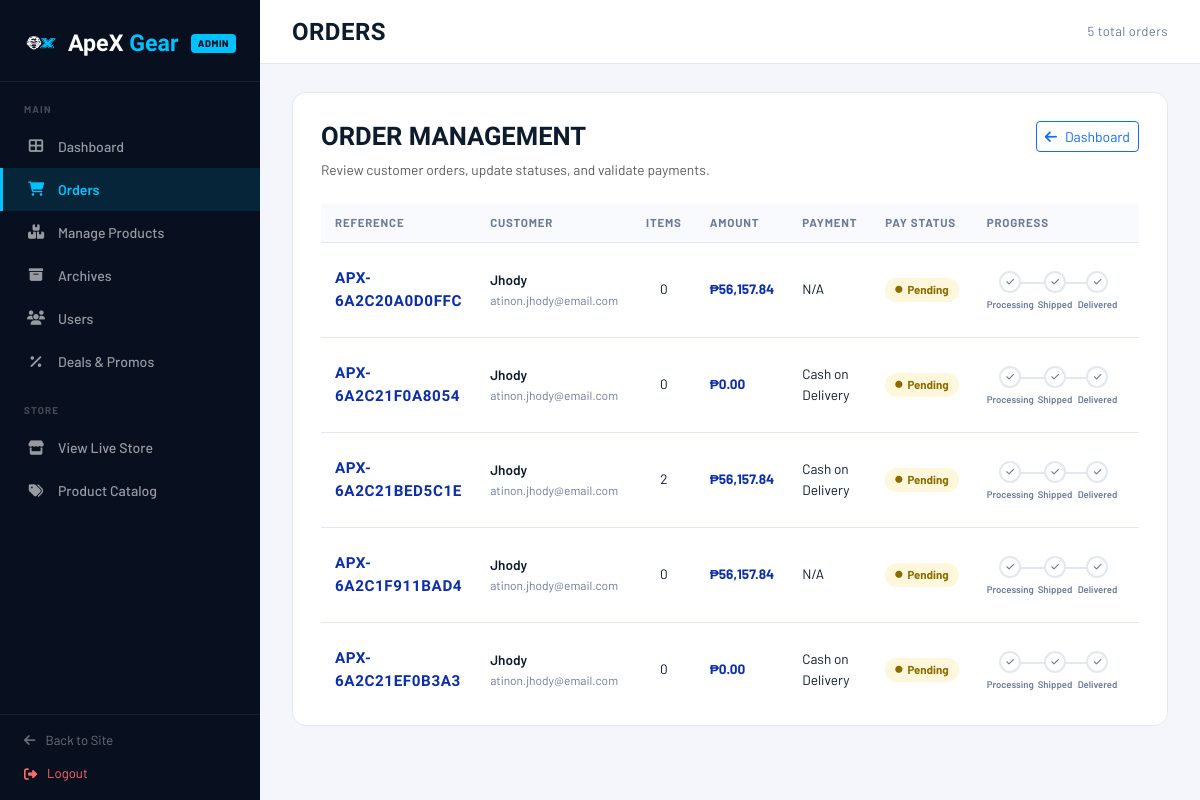
Screenshot of /admin/manage_orders.php (signed in) with the database file from the repository.
### tables this page shows
CREATE TABLE `orders_tbl` (
  `order_id` int(11) NOT NULL,
  `user_id` int(11) DEFAULT NULL,
  `order_ref_code` varchar(50) NOT NULL,
  `coupon_id` int(11) DEFAULT NULL,
  `subtotal` decimal(10,2) NOT NULL,
  `tax` decimal(10,2) NOT NULL,
  `shipping_fee` decimal(10,2) NOT NULL,
  `total_amount` decimal(10,2) NOT NULL,
  `order_status` varchar(50) NOT NULL DEFAULT 'Pending',
  `created_at` datetime NOT NULL DEFAULT current_timestamp()
);

CREATE TABLE `users_tbl` (
  `user_id` int(11) NOT NULL,
  `first_name` varchar(50) NOT NULL,
  `last_name` varchar(50) NOT NULL,
  `m_name` varchar(50) DEFAULT NULL,
  `gender` varchar(20) DEFAULT NULL,
  `username` varchar(50) NOT NULL,
  `email` varchar(100) NOT NULL,
  `password` varchar(255) NOT NULL,
  `otp_code` int(6) DEFAULT NULL
);

### database/db_connect.php (called while the page is built, shortened)
<?php
class Database
{
    private $host = 'localhost';
    private $username = 'root';
    private $password = '';
    private $dbname = 'apexgear_db';
    public $conn;
    private function connect()
    {
        $this->conn = new mysqli($this->host, $this->username, $this->password, $this->dbname);
        $this->conn->set_charset("utf8mb4");
        $this->conn->query("SET time_zone = '+08:00'");
    }
    public function getConnection()
    {
        return $this->conn;
    }
}

### classes/Inventory.php (called while the page is built, shortened)
<?php
require_once __DIR__ . '/../database/db_connect.php';
class Inventory
{
    private $conn;
    public function __construct()
    {
        $db = new Database();
        $this->conn = $db->getConnection();
    }
    public function getAllOrders() {
        $query = "
            SELECT o.*, o.order_ref_code AS reference_number,
                   u.first_name, u.last_name, u.email, u.username,
                   CONCAT_WS(' ', u.first_name, u.last_name) AS customer_name,
                   sa.phone_number, sa.street_address, sa.city, sa.zip_code,
                   p.method AS payment_method,
                   p.status AS payment_status,
                   p.qr_screenshot_path AS payment_screenshot,
                   p.transaction_id,
                   (SELECT SUM(quantity) FROM order_items_tbl WHERE order_id = o.order_id) as items_count
            FROM orders_tbl o
            LEFT JOIN users_tbl u ON o.user_id = u.user_id
            LEFT JOIN shipping_address_tbl sa ON sa.order_ref_code = o.order_ref_code
            LEFT JOIN payments_tbl p ON o.order_id = p.order_id
            ORDER BY o.created_at DESC
        ";
        $result = $this->conn->query($query);
        $orders = [];
        if ($result) {
            while ($row = $result->fetch_assoc()) {
                $orderId = $row['order_id'];
                $itemQuery = "
                    SELECT oi.product_id, oi.quantity AS qty, oi.price_at_checkout AS price,
                           (oi.quantity * oi.price_at_checkout) AS line_total,
                           p.name, b.brand_name AS brand, c.category_name AS category,
                           (SELECT image_path FROM product_images_tbl WHERE product_id = p.product_id LIMIT 1) AS image
                    FROM order_items_tbl oi
                    LEFT JOIN products_tbl p ON oi.product_id = p.product_id
                    LEFT JOIN brand_tbl b ON p.brand_id = b.brand_id
                    LEFT JOIN category_tbl c ON p.category_id = c.category_id
                    WHERE oi.order_id = ?
                ";
                $stmt = $this->conn->prepare($itemQuery);
                if ($stmt) {
                    $stmt->bind_param("i", $orderId);
                    $stmt->execute();
                    $itemRes = $stmt->get_result();
                    $items = [];
                    while($itemRow = $itemRes->fetch_assoc()) {
                        $items[] = $itemRow;
                    }
                    $row['items'] = $items;
                } else {
                    $row['items'] = [];
                }
                $orders[] = $row;
            }
        }
        return $orders;
    }
}

### admin/manage_orders.php (the view, shortened to what this page needs)
<?php
require_once __DIR__ . '/../classes/Inventory.php';
require_once __DIR__ . '/../database/db_connect.php';
$inv    = new Inventory();
$orders = $inv->getAllOrders();
?>
<!DOCTYPE html>
<html lang="en">
<head>
    <link href="https://cdn.jsdelivr.net/npm/bootstrap@5.3.3/dist/css/bootstrap.min.css" rel="stylesheet">
    <link href="https://cdnjs.cloudflare.com/ajax/libs/font-awesome/6.5.0/css/all.min.css" rel="stylesheet">
    <link href="../assets/css/style.css" rel="stylesheet">
    <link href="../assets/css/admin-style.css" rel="stylesheet">
</head>
<body>
    <aside class="sidebar">
        <a href="../index.php" class="sidebar-brand">
            <img src="../assets/images/ApeX Logo.png" alt="ApeX Gear">
            <div><span class="t1">ApeX </span><span class="t2">Gear</span></div>
            <span class="sidebar-badge">Admin</span>
        </a>
        <nav class="sidebar-nav">
            <div class="sidebar-section-label">Main</div>
            <a href="apex26admin.php"><i class="fas fa-th-large"></i> Dashboard</a>
            <a href="manage_orders.php" class="active"><i class="fas fa-shopping-cart"></i> Orders
            </a>
            <a href="manage_products.php"><i class="fas fa-boxes"></i> Manage Products</a>
            <a href="manage_archives.php"><i class="fas fa-archive"></i> Archives</a>
            <a href="manage_users.php"><i class="fas fa-users"></i> Users</a>
            <a href="manage_deals.php"><i class="fas fa-percentage"></i> Deals &amp; Promos</a>
            <div class="sidebar-section-label">Store</div>
            <a href="../index.php" target="_blank"><i class="fas fa-store"></i> View Live Store</a>
            <a href="../index.php?page=products" target="_blank"><i class="fas fa-tags"></i> Product Catalog</a>
        </nav>
        <div class="sidebar-footer" style="display: flex; flex-direction: column; gap: 14px;">
            <a href="../index.php"><i class="fas fa-arrow-left"></i> Back to Site</a>
            <a href="admin_logout.php" style="color: #ff6b6b;"><i class="fas fa-sign-out-alt"></i> Logout</a>
        </div>
    </aside>
    <div class="main-wrap">
        <header class="topbar">
            <span class="topbar-title">Orders</span>
            <span style="font-size:.82rem;color:var(--text-muted);"><?php echo count($orders); ?> total orders</span>
        </header>
        <main class="page-body">
            <div class="order-card">
                <div class="d-flex flex-column flex-md-row justify-content-between align-items-start gap-3 mb-4">
                    <div>
                        <h2 style="font-family:'Barlow Condensed',sans-serif;font-weight:900;font-size:1.6rem;text-transform:uppercase;">Order Management</h2>
                        <p class="text-muted mb-0" style="font-size:.86rem;">Review customer orders, update statuses, and validate payments.</p>
                    </div>
                    <a href="apex26admin.php" class="btn btn-outline-primary btn-sm"><i class="fas fa-arrow-left me-2"></i>Dashboard</a>
                </div>
                <?php if (empty($orders)): ?>
                    <div class="alert alert-warning">No orders have been placed yet.</div>
                <?php else: ?>
                    <div class="order-table">
                        <table>
                            <thead>
                                <tr>
                                    <th>Reference</th>
                                    <th>Customer</th>
                                    <th>Items</th>
                                    <th>Amount</th>
                                    <th>Payment</th>
                                    <th>Pay Status</th>
                                    <th>Progress</th>
                                    <th>Order Status</th>
                                </tr>
                            </thead>
                            <tbody>
                                <?php foreach ($orders as $order):
                                    $st = strtolower($order['order_status'] ?? '');
                                    $statusClass = match ($st) {
                                        'completed'  => 'delivered',
                                        'delivered'  => 'delivered',
                                        'canceled'   => 'canceled',
                                        'shipped'    => 'shipped',
                                        'on process' => 'process',
                                        default      => 'pending',
                                    };
                                    $steps      = ['On Process', 'Shipped', 'Delivered'];
                                    $stepIndex  = match ($st) {
                                        'on process' => 0,
                                        'shipped'    => 1,
                                        'delivered', 'completed' => 2,
                                        default      => -1,
                                    };
                                    $payStatus = strtolower($order['payment_status'] ?? 'pending');
                                    $payClass  = match ($payStatus) {
                                        'success', 'paid', 'completed' => 'success',
                                        'failed'                        => 'failed',
                                        default                         => 'pending',
                                    };
                                    $payLabel  = match ($payClass) {
                                        'success' => 'Paid',
                                        'failed'  => 'Failed',
                                        default   => 'Pending',
                                    };
                                    $payMethod = $order['payment_method'] ?? 'N/A';
                                ?>
                                    <tr>
                                        <td><span class="ref-code"><?php echo htmlspecialchars($order['reference_number'] ?? '—'); ?></span></td>
                                        <td>
                                            <div style="font-weight:600;"><?php echo htmlspecialchars($order['username'] ?: 'Guest'); ?></div>
                                            <div style="font-size:.75rem;color:var(--text-muted);"><?php echo htmlspecialchars($order['email'] ?: '—'); ?></div>
                                        </td>
                                        <td style="text-align:center;"><?php echo intval($order['items_count'] ?? 0); ?></td>
                                        <td style="font-weight:700;color:var(--blue);">₱<?php echo number_format($order['total_amount'] ?? 0, 2); ?></td>
                                        <td><?php echo htmlspecialchars($payMethod); ?></td>
                                        <td><span class="pay-badge <?php echo $payClass; ?>"><i class="fas fa-circle" style="font-size:.45rem;"></i><?php echo $payLabel; ?></span></td>
                                        <td style="min-width:160px;">
                                            <?php if ($st === 'canceled'): ?>
                                                <span style="font-size:.75rem;color:var(--danger);font-weight:600;"><i class="fas fa-times-circle me-1"></i>Canceled</span>
                                            <?php else: ?>
                                                <div class="progress-stepper">
                                                    <?php foreach ($steps as $i => $stepLabel):
                                                        $cls = '';
                                                    ?>
                                                        <div class="step <?php echo $cls; ?> <?php echo ($i < count($steps) - 1 && $stepIndex > $i) ? 'done' : ''; ?>">
                                                            <div class="step-dot"><i class="fas fa-check" style="font-size:.55rem;"></i></div>
                                                            <div class="step-lbl"><?php echo $stepLabel === 'On Process' ? 'Processing' : $stepLabel; ?></div>
                                                        </div>
                                                    <?php endforeach; ?>
                                                </div>
                                            <?php endif; ?>
                                        </td>
                                        <td><span class="status-badge <?php echo $statusClass; ?>"><?php echo htmlspecialchars($order['order_status'] ?? '—'); ?></span></td>
                                    </tr>
                                <?php endforeach; ?>
                            </tbody>
                        </table>
                    </div>
                <?php endif; ?>
            </div>
        </main>
    </div>
</body>
</html>

### assets/css/style.css (style rules this page uses)
:root { --apex-blue: #0b2fa8; --apex-blue-mid: #1549d4; --apex-blue-lt: #2d6be4; --apex-accent: #00c2ff; --apex-dark: #060f2e; --apex-white: #ffffff; --apex-grey: #f0f4ff; --apex-border: #d0daf8; --apex-text: #1a1f3c; --apex-muted: #6b78a8; --nav-h: 64px; }
*, *::before, *::after { box-sizing: border-box; margin: 0; padding: 0; }
body { font-family: 'Barlow', sans-serif; color: var(--apex-text); background: var(--apex-white); display: flex; flex-direction: column; min-height: 100vh; }
.topbar { background: var(--apex-dark); color: #a0b0d8; font-size: .78rem; padding: 6px 0; letter-spacing: .03em; }

### assets/css/admin-style.css (style rules this page uses)
:root { --sidebar-w: 260px; --sidebar-bg: #080f1e; --sidebar-hover: rgba(0, 194, 255, .08); --sidebar-active: #00c2ff; --accent: #00c2ff; --accent-gold: #f5c518; --panel-bg: #f4f6fb; --card-bg: #ffffff; --border: #e3e8f0; --text-main: #0d1b2e; --text-muted: #6b7a99; --blue: #0b2fa8; --danger: #ff3b5c; --success: #00d68f; }
*, *::before, *::after { box-sizing: border-box; margin: 0; padding: 0; }
body { font-family: 'Barlow', sans-serif; background: var(--panel-bg); color: var(--text-main); display: flex; min-height: 100vh; overflow-x: hidden; }
.sidebar { width: var(--sidebar-w); min-height: 100vh; background: var(--sidebar-bg); display: flex; flex-direction: column; position: fixed; top: 0; left: 0; bottom: 0; z-index: 1000; transition: transform .3s ease; }
.sidebar-brand { display: flex; align-items: center; gap: 10px; padding: 26px 24px 20px; border-bottom: 1px solid rgba(255, 255, 255, .07); text-decoration: none; }
.sidebar-brand img { height: 34px; }
.sidebar-badge { margin-left: auto; background: var(--accent); color: var(--sidebar-bg); font-size: .6rem; font-weight: 800; letter-spacing: .06em; padding: 2px 7px; border-radius: 4px; text-transform: uppercase; }
.sidebar-section-label { font-size: .62rem; font-weight: 700; letter-spacing: .12em; text-transform: uppercase; color: rgba(255, 255, 255, .25); padding: 20px 24px 8px; }
.sidebar-nav { flex: 1; padding-bottom: 12px; }
.sidebar-nav a { display: flex; align-items: center; gap: 13px; padding: 11px 24px; color: rgba(255, 255, 255, .58); text-decoration: none; font-size: .88rem; font-weight: 500; border-left: 3px solid transparent; transition: all .18s ease; }
.sidebar-nav a.active { background: rgba(0, 194, 255, .12); color: var(--accent); border-left-color: var(--accent); font-weight: 600; }
.sidebar-nav a i { width: 18px; text-align: center; font-size: .9rem; }
.sidebar-footer { padding: 16px 24px; border-top: 1px solid rgba(255, 255, 255, .07); }
.sidebar-footer a { display: flex; align-items: center; gap: 10px; color: rgba(255, 255, 255, .4); font-size: .82rem; text-decoration: none; transition: color .18s; }
.main-wrap { margin-left: var(--sidebar-w); flex: 1; display: flex; flex-direction: column; min-height: 100vh; }
.topbar { background: var(--card-bg); border-bottom: 1px solid var(--border); padding: 0 32px; height: 64px; display: flex; align-items: center; justify-content: space-between; position: sticky; top: 0; z-index: 100; }
.topbar-title { font-family: 'Barlow Condensed', sans-serif; font-weight: 800; font-size: 1.5rem; text-transform: uppercase; letter-spacing: .02em; color: var(--text-main); }
.page-body { padding: 28px 32px 48px; flex: 1; }

### rows the page displays
orders_tbl: order_ref_code "APX-6A2C20A0D0FFC", user.username "Jhody", user.email "atinon.jhody@email.com", items_count "0", total_amount "56,157.84", payMethod "N/A", payLabel "Pending", order_status "Pending" (drawn), stepLabel "Shipped", stepLabel "Delivered"
orders_tbl: order_ref_code "APX-6A2C21F0A8054", user.username "Jhody", user.email "atinon.jhody@email.com", items_count "0", total_amount "0.00", payMethod "Cash on Delivery", payLabel "Pending", order_status "Pending" (drawn), stepLabel "Shipped", stepLabel "Delivered"
orders_tbl: order_ref_code "APX-6A2C21BED5C1E", user.username "Jhody", user.email "atinon.jhody@email.com", items_count "2", total_amount "56,157.84", payMethod "Cash on Delivery", payLabel "Pending", order_status "Pending" (drawn), stepLabel "Shipped", stepLabel "Delivered"
orders_tbl: order_ref_code "APX-6A2C1F911BAD4", user.username "Jhody", user.email "atinon.jhody@email.com", items_count "0", total_amount "56,157.84", payMethod "N/A", payLabel "Pending", order_status "Pending" (drawn), stepLabel "Shipped", stepLabel "Delivered"
orders_tbl: order_ref_code "APX-6A2C21EF0B3A3", user.username "Jhody", user.email "atinon.jhody@email.com", items_count "0", total_amount "0.00", payMethod "Cash on Delivery", payLabel "Pending", order_status "Pending" (drawn), stepLabel "Shipped", stepLabel "Delivered"

### other values shown
count($orders) "5"
